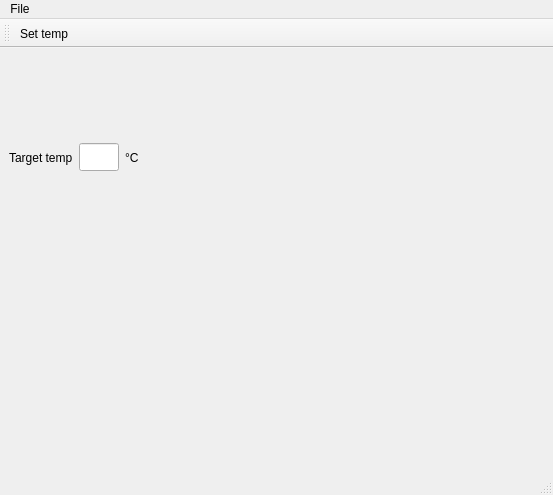
<?xml version="1.0" encoding="UTF-8"?>
<ui version="4.0">
 <class>MainWindow</class>
 <widget class="QMainWindow" name="MainWindow">
  <property name="geometry">
   <rect>
    <x>0</x>
    <y>0</y>
    <width>553</width>
    <height>495</height>
   </rect>
  </property>
  <property name="windowTitle">
   <string>pyBrew</string>
  </property>
  <widget class="QWidget" name="centralwidget">
   <layout class="QVBoxLayout" name="verticalLayout">
    <item>
     <layout class="QHBoxLayout" name="horizontalLayout_2">
      <item>
       <widget class="QLabel" name="label">
        <property name="text">
         <string>Target temp</string>
        </property>
        <property name="buddy">
         <cstring>targetTempLineEdit</cstring>
        </property>
       </widget>
      </item>
      <item>
       <widget class="QLineEdit" name="targetTempLineEdit">
        <property name="sizePolicy">
         <sizepolicy hsizetype="Fixed" vsizetype="Fixed">
          <horstretch>0</horstretch>
          <verstretch>0</verstretch>
         </sizepolicy>
        </property>
        <property name="minimumSize">
         <size>
          <width>0</width>
          <height>0</height>
         </size>
        </property>
        <property name="maximumSize">
         <size>
          <width>40</width>
          <height>28</height>
         </size>
        </property>
        <property name="text">
         <string notr="true"/>
        </property>
        <property name="maxLength">
         <number>2</number>
        </property>
       </widget>
      </item>
      <item>
       <widget class="QLabel" name="label_2">
        <property name="text">
         <string>°C</string>
        </property>
       </widget>
      </item>
      <item>
       <spacer name="horizontalSpacer">
        <property name="orientation">
         <enum>Qt::Horizontal</enum>
        </property>
        <property name="sizeHint" stdset="0">
         <size>
          <width>40</width>
          <height>20</height>
         </size>
        </property>
       </spacer>
      </item>
     </layout>
    </item>
    <item>
     <layout class="QHBoxLayout" name="horizontalLayout">
      <item>
       <widget class="QwtPlot" name="tempQwtPlot"/>
      </item>
      <item>
       <widget class="QwtThermo" name="Thermo">
        <property name="alarmEnabled">
         <bool>true</bool>
        </property>
        <property name="alarmLevel">
         <double>45.000000000000000</double>
        </property>
        <property name="scalePosition">
         <enum>QwtThermo::RightScale</enum>
        </property>
        <property name="fillColor">
         <color>
          <red>170</red>
          <green>0</green>
          <blue>0</blue>
         </color>
        </property>
        <property name="maxValue">
         <double>100.000000000000000</double>
        </property>
        <property name="minValue">
         <double>0.000000000000000</double>
        </property>
        <property name="value">
         <double>23.000000000000000</double>
        </property>
       </widget>
      </item>
     </layout>
    </item>
    <item>
     <layout class="QHBoxLayout" name="valveButtonLayout"/>
    </item>
   </layout>
  </widget>
  <widget class="QMenuBar" name="menubar">
   <property name="geometry">
    <rect>
     <x>0</x>
     <y>0</y>
     <width>553</width>
     <height>24</height>
    </rect>
   </property>
   <widget class="QMenu" name="menuFile">
    <property name="title">
     <string>File</string>
    </property>
    <addaction name="actionExit"/>
   </widget>
   <addaction name="menuFile"/>
  </widget>
  <widget class="QStatusBar" name="statusbar"/>
  <widget class="QToolBar" name="toolBar">
   <property name="windowTitle">
    <string>toolBar</string>
   </property>
   <attribute name="toolBarArea">
    <enum>TopToolBarArea</enum>
   </attribute>
   <attribute name="toolBarBreak">
    <bool>false</bool>
   </attribute>
   <addaction name="actionSet_temp"/>
  </widget>
  <action name="actionExit">
   <property name="text">
    <string>Exit</string>
   </property>
  </action>
  <action name="actionSet_temp">
   <property name="text">
    <string>Set temp</string>
   </property>
   <property name="toolTip">
    <string>Set temperature</string>
   </property>
  </action>
 </widget>
 <customwidgets>
  <customwidget>
   <class>QwtPlot</class>
   <extends>QFrame</extends>
   <header>qwt_plot.h</header>
  </customwidget>
  <customwidget>
   <class>QwtThermo</class>
   <extends>QWidget</extends>
   <header>qwt_thermo.h</header>
  </customwidget>
 </customwidgets>
 <resources/>
 <connections>
  <connection>
   <sender>toolBar</sender>
   <signal>actionTriggered(QAction*)</signal>
   <receiver>MainWindow</receiver>
   <slot>setTargetTempEvent()</slot>
   <hints>
    <hint type="sourcelabel">
     <x>58</x>
     <y>37</y>
    </hint>
    <hint type="destinationlabel">
     <x>21</x>
     <y>54</y>
    </hint>
   </hints>
  </connection>
  <connection>
   <sender>targetTempLineEdit</sender>
   <signal>editingFinished()</signal>
   <receiver>MainWindow</receiver>
   <slot>setTargetTempEvent()</slot>
   <hints>
    <hint type="sourcelabel">
     <x>105</x>
     <y>76</y>
    </hint>
    <hint type="destinationlabel">
     <x>223</x>
     <y>64</y>
    </hint>
   </hints>
  </connection>
 </connections>
 <slots>
  <slot>setTargetTempEvent()</slot>
 </slots>
</ui>
